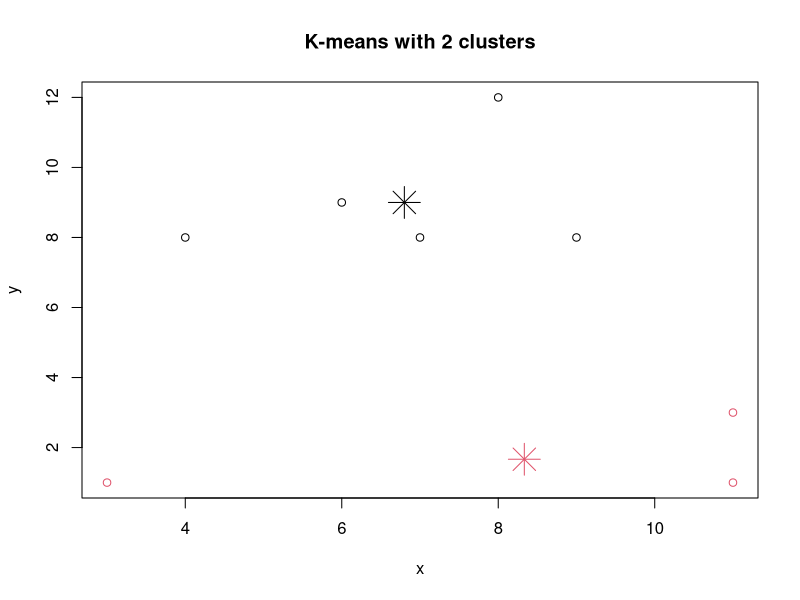
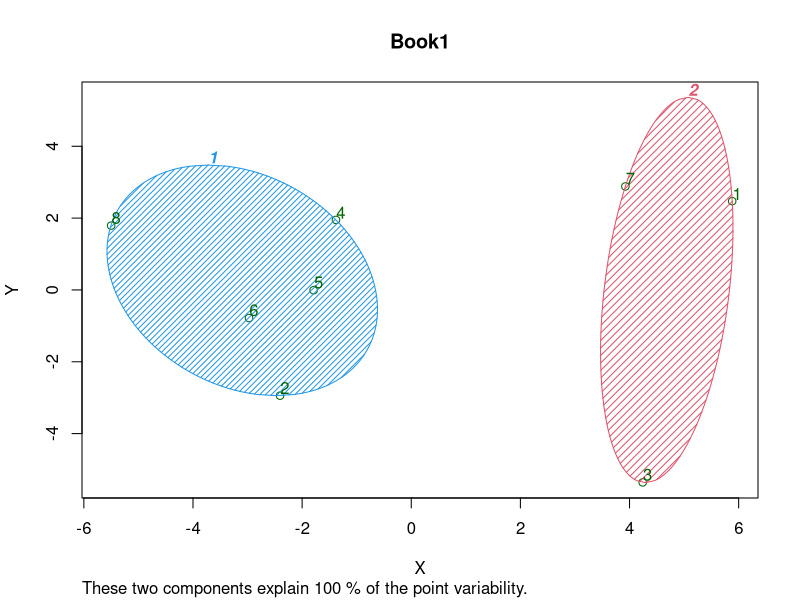

Reproduce these figures in R, in order. (Note: this script raises an error after producing the figures.)
data = data.frame(x=c(11,4,3,9,7,6,11,8), y=c(1,8,1,8,8,9,3,12))
data
install.packages("cluster")
library(cluster)
summary(data)
set.seed(240)

kmeans.re <- kmeans(data, centers = 2, nstart = 20)
kmeans.re
kmeans.re$cluster
plot(data[c("x", "y")],
     col = kmeans.re$cluster,
     main = "K-means with 2 clusters")

kmeans.re$centers
kmeans.re$centers[, c("x", "y")]
points(kmeans.re$centers[, c("x", "y")],
       col = 1:3, pch = 8, cex = 3)
y_kmeans <- kmeans.re$cluster

clusplot(data[, c("x", "y")],
         y_kmeans,
         lines = 0,
         shade = TRUE,
         color = TRUE,
         labels = 2,
         plotchar = FALSE,
         span = TRUE,
         main = paste("Book1"),
         xlab = 'X',
         ylab = 'Y')

install.packages("ggplot2")
library(ggplot2)

KM = kmeans(data,2)
autoplot(KM,data,frame=TRUE)

